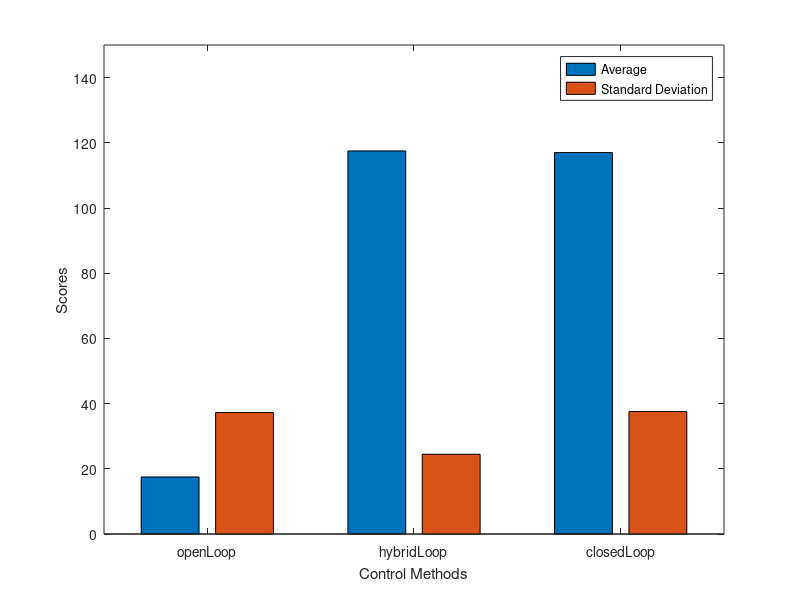

MATLAB code to generate this figure:
openLoop = [0 0 0 0 0 150 50 0 0 50 0 0 0 0 0 0 0 0 50 50];
hybridLoop = [100 100 100 100 150 100 100 100 100 150 150 150 100 100 150 100 100 150 100 150];
closedLoop = [100 100 150 150 100 150 150 150 0 100 100 90 100 100 150 150 150 100 100 150];
[h1,p1] = ttest(hybridLoop,openLoop);
[h2,p2] = ttest(openLoop,closedLoop);
[h3,p3] = ttest(closedLoop,hybridLoop);

M1 = mean(openLoop)
M2 = mean(hybridLoop)
M3 = mean(closedLoop)
S1 = std(openLoop)
S2 = std(hybridLoop)
S3 = std(closedLoop)
data = [M1 S1; M2 S2; M3 S3];
bar(data);
ylim([0 150]);
xticks(1:3);
xticklabels({'openLoop','hybridLoop','closedLoop'});
ylabel('Scores');
xlabel('Control Methods');
aa = {'Average', 'Standard Deviation'};
legend(aa,'Location','Northeast');

